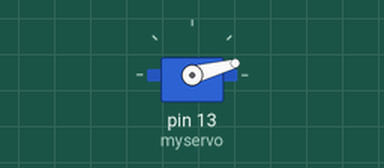
Bench run of a sketch on a simulated Arduino Uno, built with avr-gcc and run on an emulated ATmega328P. Parts: servo.

Above: at 0.05 s.
At 3.0 s:
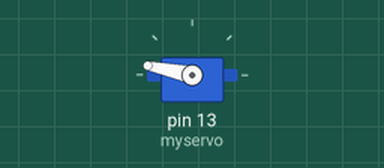
At 6.0 s:
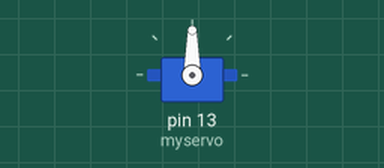
Timing chart, 0 to 7.8 s (numbered marks = the images above):
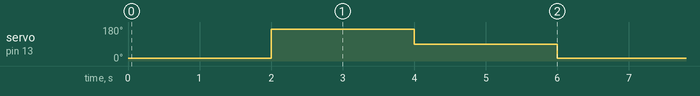

Measured:
- by itself, servo on pin 13 (myservo): repeats every 6.0 s: 90° 2.0 s, 15° 2.0 s, 168° 2.0 s

The sketch:

Test_2_Servo_Control.ino
```cpp
#include <Servo.h>

Servo myservo;

void setup(){
  myservo.attach(13);
  // Set initial angle of servo to 90°
  myservo.write(90);
}

void loop(){
  // Set angle of servo to 15°
  myservo.write(15);
  delay(2000);
  myservo.write(168);
  delay(2000);
  myservo.write(90);
  delay(2000);

}
```
